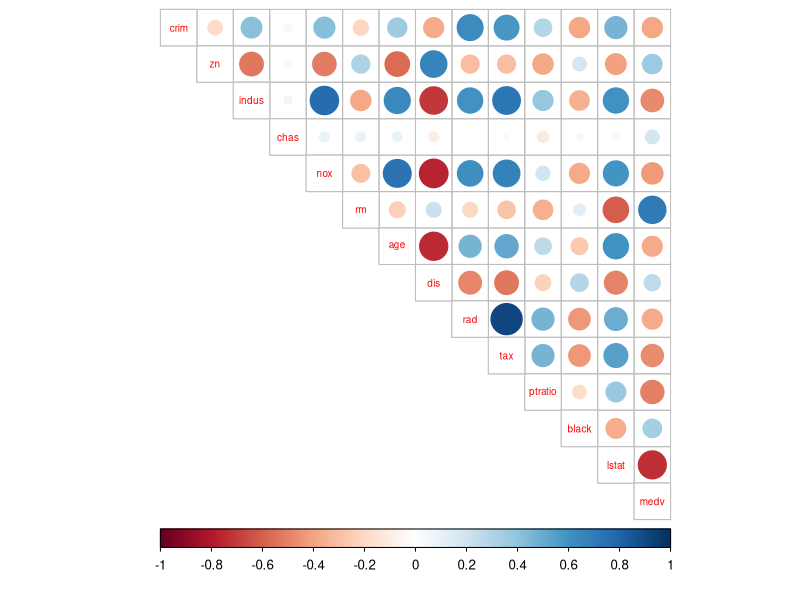

The R script that drew this image:
## ---- chunk 1
knitr::opts_chunk$set(echo = TRUE)
## ---- chunk 2
#exploration of Boston data
library(MASS)
data(Boston)
str(Boston)
dim(Boston)
## ---- chunk 3
library(corrplot)
library(dplyr)
cor_matrix <- cor(Boston) %>% round(digits = 2)
corrplot(cor_matrix, method="circle", type = "upper", cl.pos = "b", tl.pos = "d", tl.cex = 0.6)
summary(Boston)
